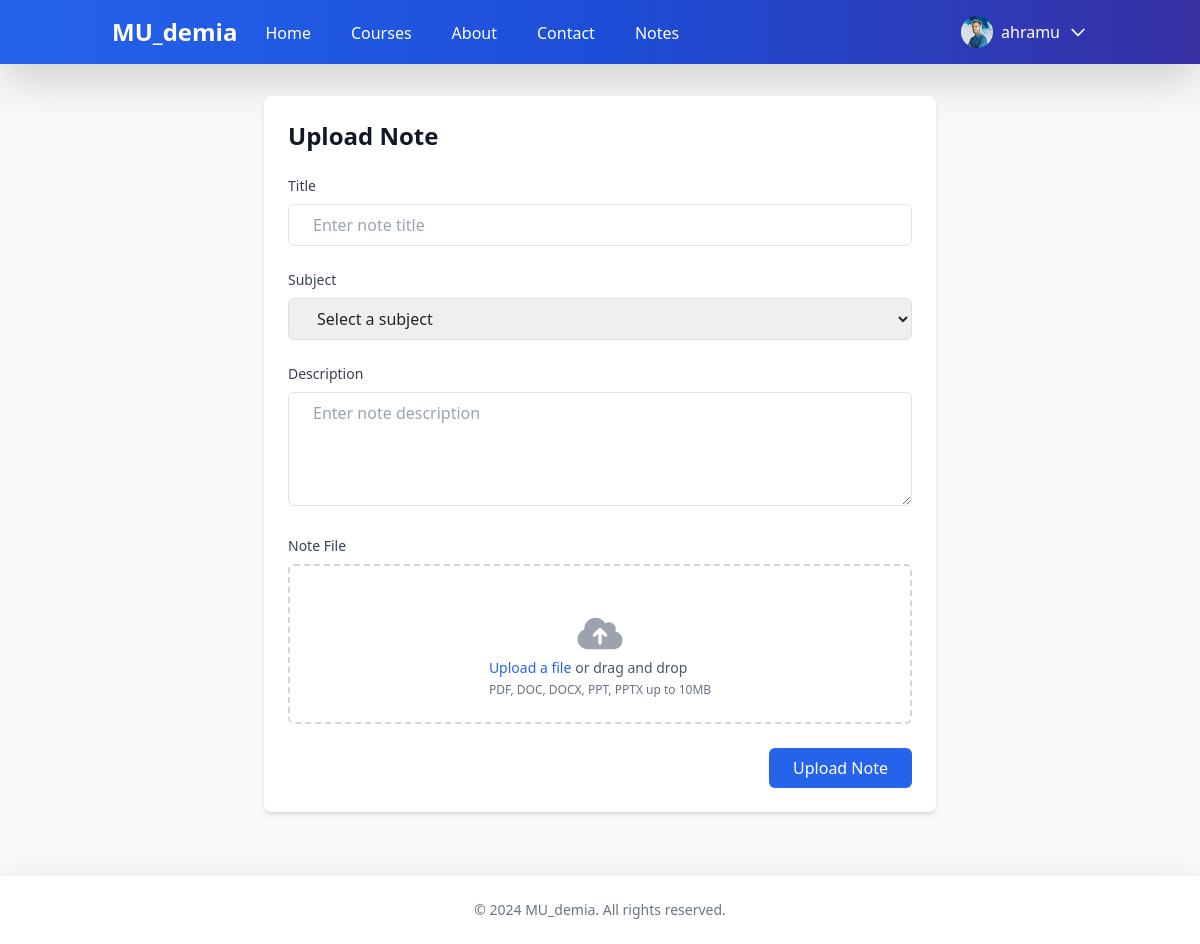
Screenshot of /notes/upload/ (signed in) with the database file from the repository.
### accounts/models.py (models this page shows, shortened)
class CustomUser(AbstractUser):
    email = models.EmailField(_('email address'), unique=True)
    is_email_verified = models.BooleanField(default=False)
    avatar = models.ImageField(upload_to='avatars/', null=True, blank=True)
    bio = models.TextField(max_length=500, blank=True)
    USERNAME_FIELD = 'email'
    REQUIRED_FIELDS = ['username']

### notes/views.py (the view, shortened to what this page needs)
# urls.py: path('upload/', views.note_upload, name='note_upload'),
@login_required
def note_upload(request):
    subjects = Subject.objects.all()
    return render(request, 'notes/note_upload.html', {'subjects': subjects})

### notes/templates/notes/note_upload.html (shortened to what this page needs)
{% extends 'core/base.html' %}
{% load static %}
{% block content %}
<div class="container mx-auto px-4">
    <div class="max-w-2xl mx-auto">
        <div class="bg-white rounded-lg shadow-md overflow-hidden">
            <div class="p-6">
                <h1 class="text-2xl font-bold text-gray-900 mb-6">Upload Note</h1>
                <form method="post" enctype="multipart/form-data" class="space-y-6">
                    <div>
                        <label for="title" class="block text-sm font-medium text-gray-700 mb-2">Title</label>
                        <input type="text" name="title" id="title" required
                               class="w-full px-4 py-2 border rounded-md focus:outline-none focus:ring-2 focus:ring-blue-500"
                               placeholder="Enter note title">
                    </div>
                    <div>
                        <label for="subject" class="block text-sm font-medium text-gray-700 mb-2">Subject</label>
                        <select name="subject" id="subject" required
                                class="w-full px-4 py-2 border rounded-md focus:outline-none focus:ring-2 focus:ring-blue-500">
                            <option value="">Select a subject</option>
                        </select>
                    </div>
                    <div>
                        <label for="description" class="block text-sm font-medium text-gray-700 mb-2">Description</label>
                        <textarea name="description" id="description" rows="4" required
                                  class="w-full px-4 py-2 border rounded-md focus:outline-none focus:ring-2 focus:ring-blue-500"
                                  placeholder="Enter note description"></textarea>
                    </div>
                    <div>
                        <label for="file" class="block text-sm font-medium text-gray-700 mb-2">Note File</label>
                        <div class="mt-1 flex justify-center px-6 pt-5 pb-6 border-2 border-gray-300 border-dashed rounded-md">
                            <div class="space-y-1 text-center">
                                <i class="fas fa-cloud-upload-alt text-4xl text-gray-400"></i>
                                <div class="flex text-sm text-gray-600">
                                    <label for="file" class="relative cursor-pointer bg-white rounded-md font-medium text-blue-600 hover:text-blue-500 focus-within:outline-none focus-within:ring-2 focus-within:ring-offset-2 focus-within:ring-blue-500">
                                        <span>Upload a file</span>
                                    </label>
                                    <p class="pl-1">or drag and drop</p>
                                </div>
                                <p class="text-xs text-gray-500">
                                    PDF, DOC, DOCX, PPT, PPTX up to 10MB
                                </p>
                            </div>
                        </div>
                    </div>
                    <div class="flex justify-end">
                        <button type="submit" class="px-6 py-2 bg-blue-600 text-white rounded-md hover:bg-blue-700">
                            Upload Note
                        </button>
                    </div>
                </form>
            </div>
        </div>
    </div>
</div>
{% endblock %}

### core/templates/core/base.html (shortened to what this page needs)
<!DOCTYPE html>
<html lang="en" x-data="{ mobileMenu: false }">
<head>
    <script src="https://cdn.tailwindcss.com"></script>
    <link rel="stylesheet" href="https://cdnjs.cloudflare.com/ajax/libs/font-awesome/6.0.0/css/all.min.css">
    <link href="https://cdn.jsdelivr.net/npm/bootstrap@5.1.3/dist/css/bootstrap.min.css" rel="stylesheet">
    {% load static %}
</head>
<body class="bg-gray-50">
<nav class="bg-gradient-to-r from-blue-600 via-blue-700 to-indigo-800 shadow-lg">
    <div class="container mx-auto px-4 sm:px-6 lg:px-8">
        <div class="flex justify-between h-16">
            <div class="flex">
                <div class="flex-shrink-0 flex items-center">
                    <a href="{% url 'core:home' %}" class="flex items-center">
                        <span class="text-2xl font-bold text-white">MU_demia</span>
                    </a>
                </div>
                <div class="hidden sm:ml-6 sm:flex sm:space-x-8">
                    <a href="{% url 'core:home' %}"
                       class="inline-flex items-center px-1 pt-1 text-white hover:text-gray-200 border-b-2 border-transparent hover:border-white">
                        Home
                    </a>
                    <a href="#"
                       class="inline-flex items-center px-1 pt-1 text-white hover:text-gray-200 border-b-2 border-transparent hover:border-white">
                        Courses
                    </a>
                    <a href="#"
                       class="inline-flex items-center px-1 pt-1 text-white hover:text-gray-200 border-b-2 border-transparent hover:border-white">
                        About
                    </a>
                    <a href="#"
                       class="inline-flex items-center px-1 pt-1 text-white hover:text-gray-200 border-b-2 border-transparent hover:border-white">
                        Contact
                    </a>
                    <a href="{% url 'notes:note_list' %}"
                       class="inline-flex items-center px-1 pt-1 text-white hover:text-gray-200 border-b-2 border-transparent hover:border-white">
                        Notes
                    </a>
                </div>
            </div>
            <div class="hidden sm:ml-6 sm:flex sm:items-center sm:space-x-4">
                {% if user.is_authenticated %}
                    <div class="relative" x-data="{ open: false }">
                        <button @click="open = !open" class="flex items-center space-x-2 text-white hover:text-gray-200">
                            {% if user.avatar %}
                                <img src="{{ user.avatar.url }}" alt="Profile" class="h-8 w-8 rounded-full object-cover">
                            {% else %}
                                <div class="h-8 w-8 rounded-full bg-blue-500 flex items-center justify-center text-white">
                                    {{ user.username|make_list|first|upper }}
                                </div>
                            {% endif %}
                            <span>{{ user.username }}</span>
                            <svg class="h-5 w-5" fill="none" stroke="currentColor" viewBox="0 0 24 24">
                                <path stroke-linecap="round" stroke-linejoin="round" stroke-width="2" d="M19 9l-7 7-7-7" />
                            </svg>
                        </button>
                    </div>
                {% endif %}
            </div>
        </div>
    </div>
</nav>
    <main class="mx-auto px-4 py-8">
        {% block content %}{% endblock %}
    </main>
    <footer class="bg-white shadow-lg mt-8">
        <div class="max-w-6xl mx-auto px-4 py-4">
            <p class="text-center text-gray-500 text-sm">
                © 2024 MU_demia. All rights reserved.
            </p>
        </div>
    </footer>
</body>
</html>

### rows the page displays
CustomUser: avatar (picture), username "ahramu"
